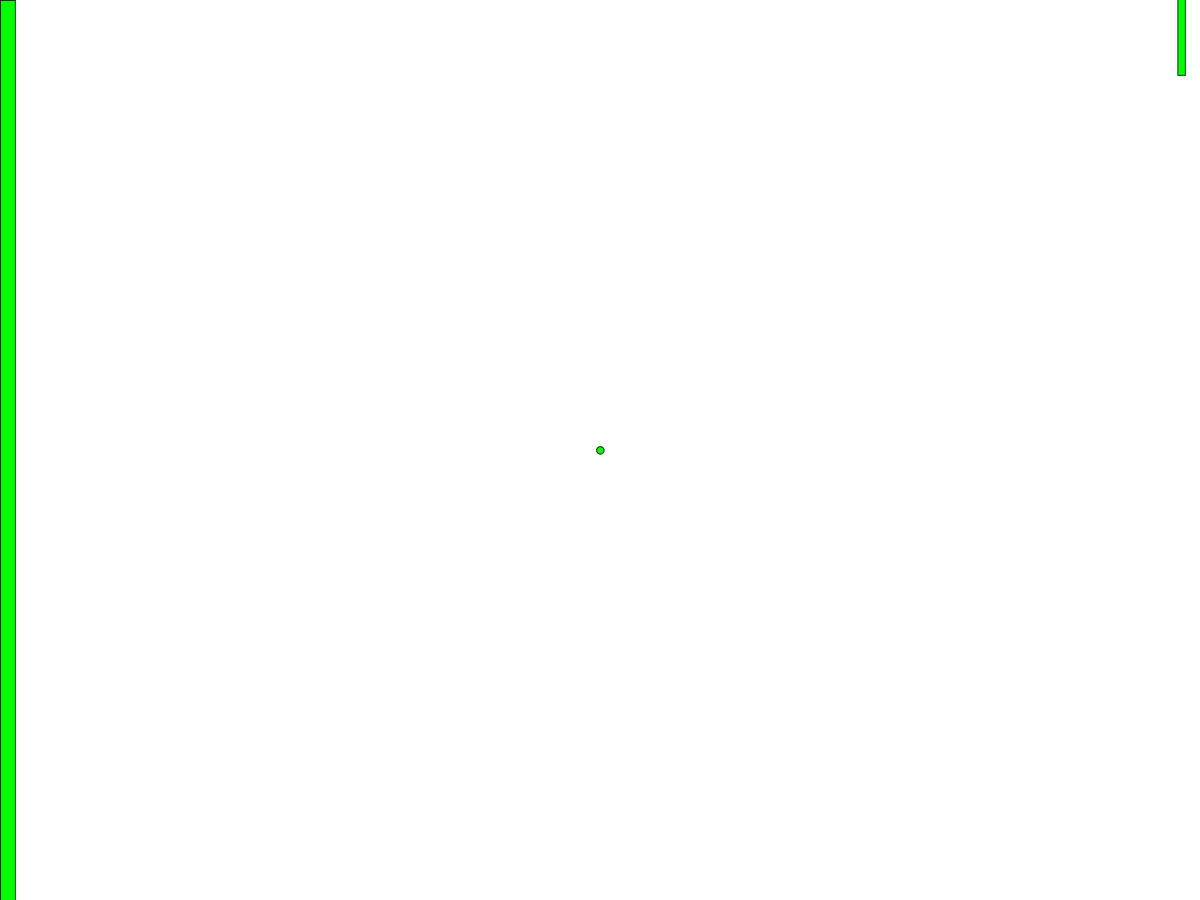
Frame 1 (no input)
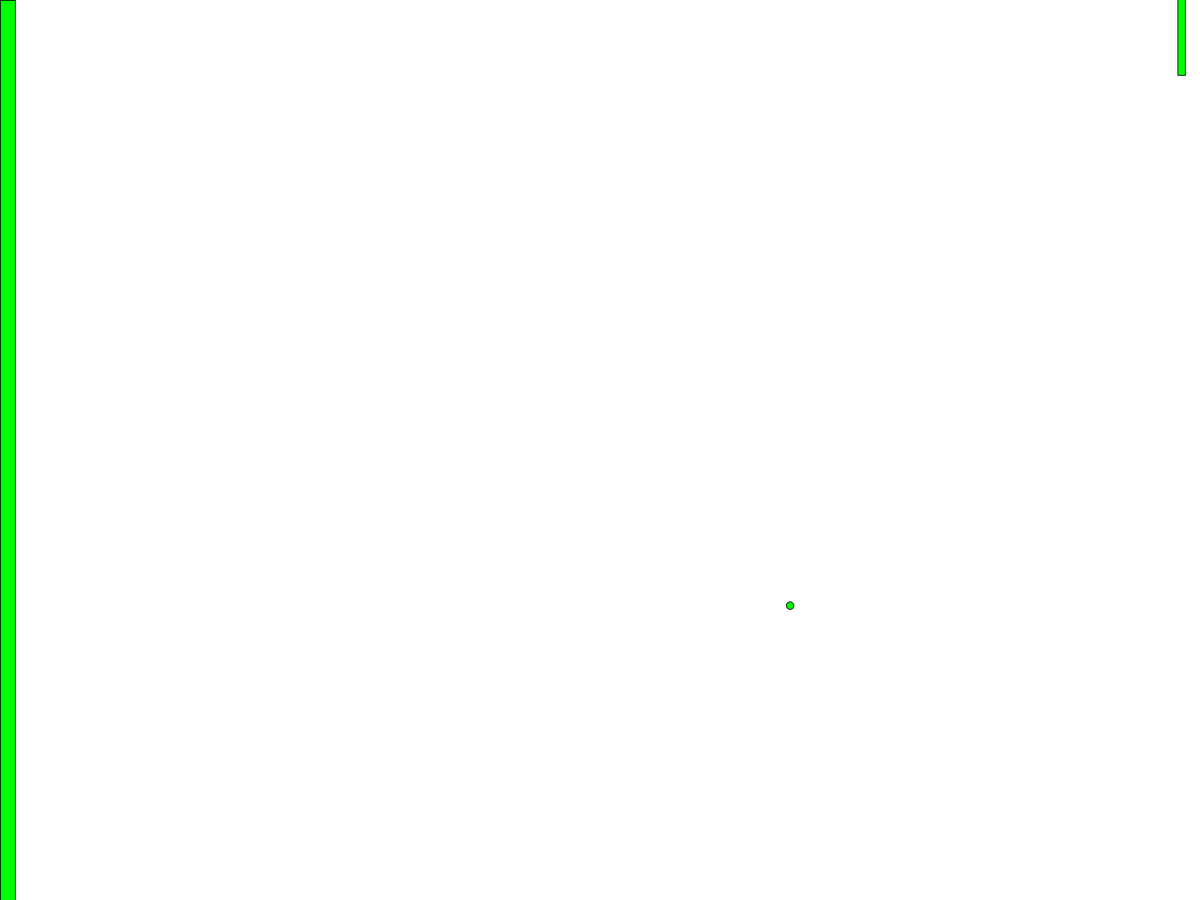
Frame 60 (the mouse pressed at the canvas centre just before this capture)
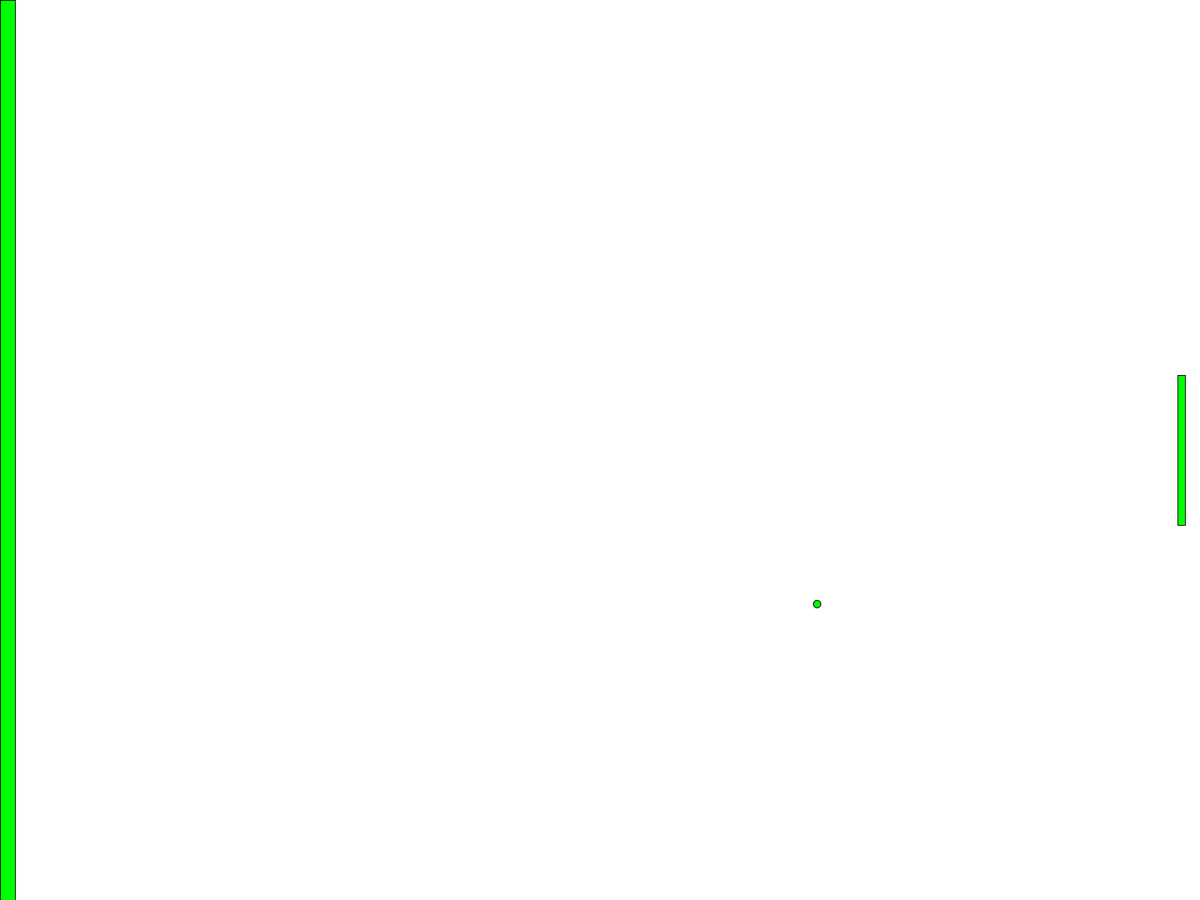
Frame 120 (the mouse held since frame 60 and released just before this capture)

The Processing sketch that drew these frames (run headless with seeded random() and noise(); from frame 60 on, the mouse is pressed at the canvas centre):

// Processing sketch: Class18_yc3359
// ── Class18_yc3359.pde
float x, y, speedX, speedY;
float diam = 10;
float rectSize = 200;

void setup() {
  fullScreen();
  fill(0, 255, 0);
  reset();
}

void reset() {
  x = width/2;
  y = height/2;
  speedX = random(3, 5);
  speedY = random(3, 5);
}

void draw() { 
  background(255);

  displayBall();
  displayBar();
  moveBall();
  checkEdges();
}

void displayBall() {
  ellipse(x, y, diam, diam);
}

void displayBar() {
  rect(0, 0, 20, height);
  rect(width-30, mouseY-rectSize/2, 10, rectSize);
}

void moveBall() {
    x += speedX;
  y += speedY;
}

void checkEdges() {
    // if ball hits movable bar, invert X direction
  if ( x > width-30 && x < width -20 && y > mouseY-rectSize/2 && y < mouseY+rectSize/2 ) {
    speedX = speedX * -1;
  } 

  // if ball hits wall, change direction of X
  if (x < 25) {
    speedX *= -1.1;
    speedY *= 1.1;
    x += speedX;
  }

  // if ball hits up or down, change direction of Y   
  if ( y > height || y < 0 ) {
    speedY *= -1;
  }
}
void mousePressed() {
  reset();
}
